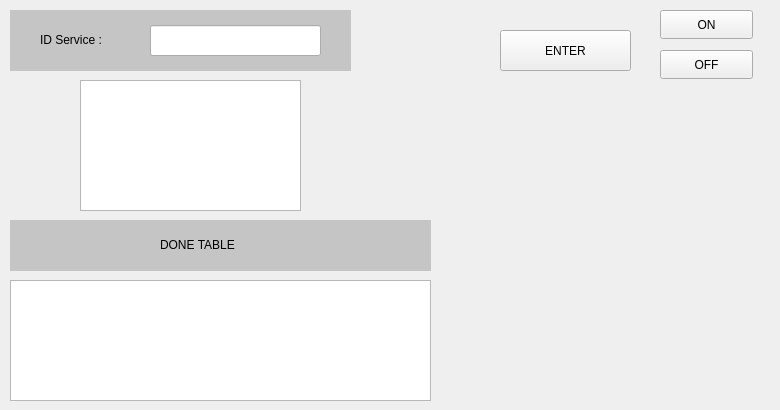
        <widget class="QWidget" name="permise">
         <widget class="QLabel" name="label_34">
          <property name="geometry">
           <rect>
            <x>10</x>
            <y>10</y>
            <width>341</width>
            <height>61</height>
           </rect>
          </property>
          <property name="styleSheet">
           <string notr="true">
background-color: rgb(197, 197, 197);</string>
          </property>
          <property name="text">
           <string/>
          </property>
         </widget>
         <widget class="QLabel" name="label_6">
          <property name="geometry">
           <rect>
            <x>40</x>
            <y>30</y>
            <width>91</width>
            <height>20</height>
           </rect>
          </property>
          <property name="styleSheet">
           <string notr="true">background-color: rgb(197, 197, 197);</string>
          </property>
          <property name="text">
           <string>ID Service :</string>
          </property>
         </widget>
         <widget class="QTableView" name="tableView_3">
          <property name="geometry">
           <rect>
            <x>80</x>
            <y>80</y>
            <width>221</width>
            <height>131</height>
           </rect>
          </property>
         </widget>
         <widget class="QWidget" name="progressWidget" native="true">
          <property name="geometry">
           <rect>
            <x>470</x>
            <y>100</y>
            <width>301</width>
            <height>281</height>
           </rect>
          </property>
         </widget>
         <widget class="QTableView" name="tableView_6">
          <property name="geometry">
           <rect>
            <x>10</x>
            <y>280</y>
            <width>421</width>
            <height>121</height>
           </rect>
          </property>
         </widget>
         <widget class="QLabel" name="label_35">
          <property name="geometry">
           <rect>
            <x>10</x>
            <y>220</y>
            <width>421</width>
            <height>51</height>
           </rect>
          </property>
          <property name="styleSheet">
           <string notr="true">
background-color: rgb(197, 197, 197);</string>
          </property>
          <property name="text">
           <string/>
          </property>
         </widget>
         <widget class="QLabel" name="label_36">
          <property name="geometry">
           <rect>
            <x>160</x>
            <y>229</y>
            <width>91</width>
            <height>31</height>
           </rect>
          </property>
          <property name="styleSheet">
           <string notr="true">background-color: rgb(197, 197, 197);</string>
          </property>
          <property name="text">
           <string>DONE TABLE</string>
          </property>
         </widget>
         <widget class="QPushButton" name="submitButton">
          <property name="geometry">
           <rect>
            <x>500</x>
            <y>30</y>
            <width>131</width>
            <height>41</height>
           </rect>
          </property>
          <property name="text">
           <string>ENTER</string>
          </property>
         </widget>
         <widget class="QPushButton" name="onButton">
          <property name="geometry">
           <rect>
            <x>660</x>
            <y>10</y>
            <width>93</width>
            <height>29</height>
           </rect>
          </property>
          <property name="text">
           <string>ON</string>
          </property>
         </widget>
         <widget class="QPushButton" name="offButton">
          <property name="geometry">
           <rect>
            <x>660</x>
            <y>50</y>
            <width>93</width>
            <height>29</height>
           </rect>
          </property>
          <property name="text">
           <string>OFF</string>
          </property>
         </widget>
         <widget class="QLineEdit" name="lineEdit_ss">
          <property name="geometry">
           <rect>
            <x>150</x>
            <y>25</y>
            <width>171</width>
            <height>31</height>
           </rect>
          </property>
         </widget>
        </widget>
